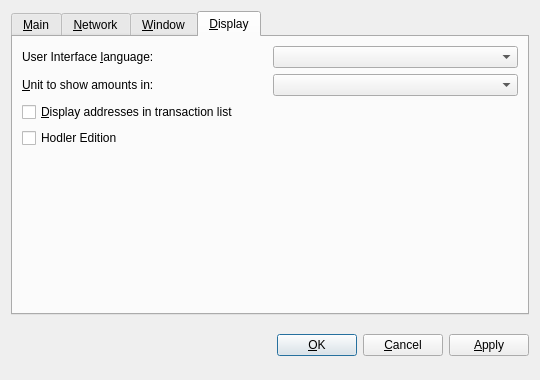
<?xml version="1.0" encoding="UTF-8"?>
<ui version="4.0">
 <class>OptionsDialog</class>
 <widget class="QDialog" name="OptionsDialog">
  <property name="geometry">
   <rect>
    <x>0</x>
    <y>0</y>
    <width>540</width>
    <height>380</height>
   </rect>
  </property>
  <property name="windowTitle">
   <string>Options</string>
  </property>
  <property name="modal">
   <bool>true</bool>
  </property>
  <layout class="QVBoxLayout" name="verticalLayout">
   <item>
    <widget class="QTabWidget" name="tabWidget">
     <property name="tabPosition">
      <enum>QTabWidget::North</enum>
     </property>
     <property name="currentIndex">
      <number>3</number>
     </property>
     <widget class="QWidget" name="tabMain">
      <attribute name="title">
       <string>&amp;Main</string>
      </attribute>
      <layout class="QVBoxLayout" name="verticalLayout_Main">
       <item>
        <widget class="QLabel" name="transactionFeeInfoLabel">
         <property name="text">
          <string>Optional transaction fee per kB that helps make sure your transactions are processed quickly. Most transactions are 1 kB. Fee 0.01 recommended.</string>
         </property>
         <property name="textFormat">
          <enum>Qt::PlainText</enum>
         </property>
         <property name="wordWrap">
          <bool>true</bool>
         </property>
        </widget>
       </item>
       <item>
        <layout class="QHBoxLayout" name="horizontalLayout_Main">
         <item>
          <widget class="QLabel" name="transactionFeeLabel">
           <property name="text">
            <string>Pay transaction &amp;fee</string>
           </property>
           <property name="textFormat">
            <enum>Qt::PlainText</enum>
           </property>
           <property name="buddy">
            <cstring>transactionFee</cstring>
           </property>
          </widget>
         </item>
         <item>
          <widget class="BitcoinAmountField" name="transactionFee"/>
         </item>
         <item>
          <spacer name="horizontalSpacer_Main">
           <property name="orientation">
            <enum>Qt::Horizontal</enum>
           </property>
           <property name="sizeHint" stdset="0">
            <size>
             <width>40</width>
             <height>20</height>
            </size>
           </property>
          </spacer>
         </item>
        </layout>
       </item>
       <item>
        <widget class="QCheckBox" name="bitcoinAtStartup">
         <property name="toolTip">
          <string>Automatically start KatersLTC after logging in to the system.</string>
         </property>
         <property name="text">
          <string>&amp;Start KatersLTC on system login</string>
         </property>
        </widget>
       </item>
       <item>
        <widget class="QCheckBox" name="detachDatabases">
         <property name="toolTip">
          <string>Detach block and address databases at shutdown. This means they can be moved to another data directory, but it slows down shutdown. The wallet is always detached.</string>
         </property>
         <property name="text">
          <string>&amp;Detach databases at shutdown</string>
         </property>
        </widget>
       </item>
       <item>
        <spacer name="verticalSpacer_Main">
         <property name="orientation">
          <enum>Qt::Vertical</enum>
         </property>
         <property name="sizeHint" stdset="0">
          <size>
           <width>20</width>
           <height>40</height>
          </size>
         </property>
        </spacer>
       </item>
      </layout>
     </widget>
     <widget class="QWidget" name="tabNetwork">
      <attribute name="title">
       <string>&amp;Network</string>
      </attribute>
      <layout class="QVBoxLayout" name="verticalLayout_Network">
       <item>
        <widget class="QCheckBox" name="mapPortUpnp">
         <property name="toolTip">
          <string>Automatically open the KatersLTC client port on the router. This only works when your router supports UPnP and it is enabled.</string>
         </property>
         <property name="text">
          <string>Map port using &amp;UPnP</string>
         </property>
        </widget>
       </item>
       <item>
        <widget class="QCheckBox" name="connectSocks">
         <property name="toolTip">
          <string>Connect to the KatersLTC network through a SOCKS proxy (e.g. when connecting through Tor).</string>
         </property>
         <property name="text">
          <string>&amp;Connect through SOCKS proxy:</string>
         </property>
        </widget>
       </item>
       <item>
        <layout class="QHBoxLayout" name="horizontalLayout_Network">
         <item>
          <widget class="QLabel" name="proxyIpLabel">
           <property name="text">
            <string>Proxy &amp;IP:</string>
           </property>
           <property name="textFormat">
            <enum>Qt::PlainText</enum>
           </property>
           <property name="buddy">
            <cstring>proxyIp</cstring>
           </property>
          </widget>
         </item>
         <item>
          <widget class="QValidatedLineEdit" name="proxyIp">
           <property name="maximumSize">
            <size>
             <width>140</width>
             <height>16777215</height>
            </size>
           </property>
           <property name="toolTip">
            <string>IP address of the proxy (e.g. 127.0.0.1)</string>
           </property>
          </widget>
         </item>
         <item>
          <widget class="QLabel" name="proxyPortLabel">
           <property name="text">
            <string>&amp;Port:</string>
           </property>
           <property name="textFormat">
            <enum>Qt::PlainText</enum>
           </property>
           <property name="buddy">
            <cstring>proxyPort</cstring>
           </property>
          </widget>
         </item>
         <item>
          <widget class="QLineEdit" name="proxyPort">
           <property name="maximumSize">
            <size>
             <width>55</width>
             <height>16777215</height>
            </size>
           </property>
           <property name="toolTip">
            <string>Port of the proxy (e.g. 9050)</string>
           </property>
          </widget>
         </item>
         <item>
          <widget class="QLabel" name="socksVersionLabel">
           <property name="text">
            <string>SOCKS &amp;Version:</string>
           </property>
           <property name="textFormat">
            <enum>Qt::PlainText</enum>
           </property>
           <property name="buddy">
            <cstring>socksVersion</cstring>
           </property>
          </widget>
         </item>
         <item>
          <widget class="QValueComboBox" name="socksVersion">
           <property name="toolTip">
            <string>SOCKS version of the proxy (e.g. 5)</string>
           </property>
          </widget>
         </item>
         <item>
          <spacer name="horizontalSpacer_Network">
           <property name="orientation">
            <enum>Qt::Horizontal</enum>
           </property>
           <property name="sizeHint" stdset="0">
            <size>
             <width>40</width>
             <height>20</height>
            </size>
           </property>
          </spacer>
         </item>
        </layout>
       </item>
       <item>
        <spacer name="verticalSpacer_Network">
         <property name="orientation">
          <enum>Qt::Vertical</enum>
         </property>
         <property name="sizeHint" stdset="0">
          <size>
           <width>20</width>
           <height>40</height>
          </size>
         </property>
        </spacer>
       </item>
      </layout>
     </widget>
     <widget class="QWidget" name="tabWindow">
      <attribute name="title">
       <string>&amp;Window</string>
      </attribute>
      <layout class="QVBoxLayout" name="verticalLayout_Window">
       <item>
        <widget class="QCheckBox" name="minimizeToTray">
         <property name="toolTip">
          <string>Show only a tray icon after minimizing the window.</string>
         </property>
         <property name="text">
          <string>&amp;Minimize to the tray instead of the taskbar</string>
         </property>
        </widget>
       </item>
       <item>
        <widget class="QCheckBox" name="minimizeOnClose">
         <property name="toolTip">
          <string>Minimize instead of exit the application when the window is closed. When this option is enabled, the application will be closed only after selecting Quit in the menu.</string>
         </property>
         <property name="text">
          <string>M&amp;inimize on close</string>
         </property>
        </widget>
       </item>
       <item>
        <spacer name="verticalSpacer_Window">
         <property name="orientation">
          <enum>Qt::Vertical</enum>
         </property>
         <property name="sizeHint" stdset="0">
          <size>
           <width>20</width>
           <height>40</height>
          </size>
         </property>
        </spacer>
       </item>
      </layout>
     </widget>
     <widget class="QWidget" name="tabDisplay">
      <attribute name="title">
       <string>&amp;Display</string>
      </attribute>
      <layout class="QVBoxLayout" name="verticalLayout_Display">
       <item>
        <layout class="QHBoxLayout" name="horizontalLayout_1_Display">
         <item>
          <widget class="QLabel" name="langLabel">
           <property name="text">
            <string>User Interface &amp;language:</string>
           </property>
           <property name="textFormat">
            <enum>Qt::PlainText</enum>
           </property>
           <property name="buddy">
            <cstring>lang</cstring>
           </property>
          </widget>
         </item>
         <item>
          <widget class="QValueComboBox" name="lang">
           <property name="toolTip">
            <string>The user interface language can be set here. This setting will take effect after restarting KatersLTC.</string>
           </property>
          </widget>
         </item>
        </layout>
       </item>
       <item>
        <layout class="QHBoxLayout" name="horizontalLayout_2_Display">
         <item>
          <widget class="QLabel" name="unitLabel">
           <property name="text">
            <string>&amp;Unit to show amounts in:</string>
           </property>
           <property name="textFormat">
            <enum>Qt::PlainText</enum>
           </property>
           <property name="buddy">
            <cstring>unit</cstring>
           </property>
          </widget>
         </item>
         <item>
          <widget class="QValueComboBox" name="unit">
           <property name="toolTip">
            <string>Choose the default subdivision unit to show in the interface and when sending coins.</string>
           </property>
          </widget>
         </item>
        </layout>
       </item>
       <item>
        <widget class="QCheckBox" name="displayAddresses">
         <property name="toolTip">
          <string>Whether to show KatersLTC addresses in the transaction list or not.</string>
         </property>
         <property name="text">
          <string>&amp;Display addresses in transaction list</string>
         </property>
        </widget>
       </item>
       <item>
        <widget class="QCheckBox" name="hodlerEdition">
         <property name="text">
          <string>Hodler Edition</string>
         </property>
        </widget>
       </item>
       <item>
        <spacer name="verticalSpacer_Display">
         <property name="orientation">
          <enum>Qt::Vertical</enum>
         </property>
         <property name="sizeHint" stdset="0">
          <size>
           <width>20</width>
           <height>40</height>
          </size>
         </property>
        </spacer>
       </item>
      </layout>
     </widget>
    </widget>
   </item>
   <item>
    <layout class="QHBoxLayout" name="horizontalLayout_Buttons">
     <item>
      <spacer name="horizontalSpacer_1">
       <property name="orientation">
        <enum>Qt::Horizontal</enum>
       </property>
       <property name="sizeHint" stdset="0">
        <size>
         <width>40</width>
         <height>48</height>
        </size>
       </property>
      </spacer>
     </item>
     <item>
      <widget class="QLabel" name="statusLabel">
       <property name="font">
        <font>
         <weight>75</weight>
         <bold>true</bold>
        </font>
       </property>
       <property name="text">
        <string/>
       </property>
       <property name="textFormat">
        <enum>Qt::PlainText</enum>
       </property>
       <property name="wordWrap">
        <bool>true</bool>
       </property>
      </widget>
     </item>
     <item>
      <spacer name="horizontalSpacer_2">
       <property name="orientation">
        <enum>Qt::Horizontal</enum>
       </property>
       <property name="sizeHint" stdset="0">
        <size>
         <width>40</width>
         <height>48</height>
        </size>
       </property>
      </spacer>
     </item>
     <item>
      <widget class="QPushButton" name="okButton">
       <property name="text">
        <string>&amp;OK</string>
       </property>
      </widget>
     </item>
     <item>
      <widget class="QPushButton" name="cancelButton">
       <property name="text">
        <string>&amp;Cancel</string>
       </property>
       <property name="autoDefault">
        <bool>false</bool>
       </property>
      </widget>
     </item>
     <item>
      <widget class="QPushButton" name="applyButton">
       <property name="text">
        <string>&amp;Apply</string>
       </property>
       <property name="autoDefault">
        <bool>false</bool>
       </property>
       <property name="default">
        <bool>false</bool>
       </property>
       <property name="flat">
        <bool>false</bool>
       </property>
      </widget>
     </item>
    </layout>
   </item>
  </layout>
 </widget>
 <customwidgets>
  <customwidget>
   <class>BitcoinAmountField</class>
   <extends>QSpinBox</extends>
   <header>bitcoinamountfield.h</header>
  </customwidget>
  <customwidget>
   <class>QValueComboBox</class>
   <extends>QComboBox</extends>
   <header>qvaluecombobox.h</header>
  </customwidget>
  <customwidget>
   <class>QValidatedLineEdit</class>
   <extends>QLineEdit</extends>
   <header>qvalidatedlineedit.h</header>
  </customwidget>
 </customwidgets>
 <resources/>
 <connections/>
</ui>
